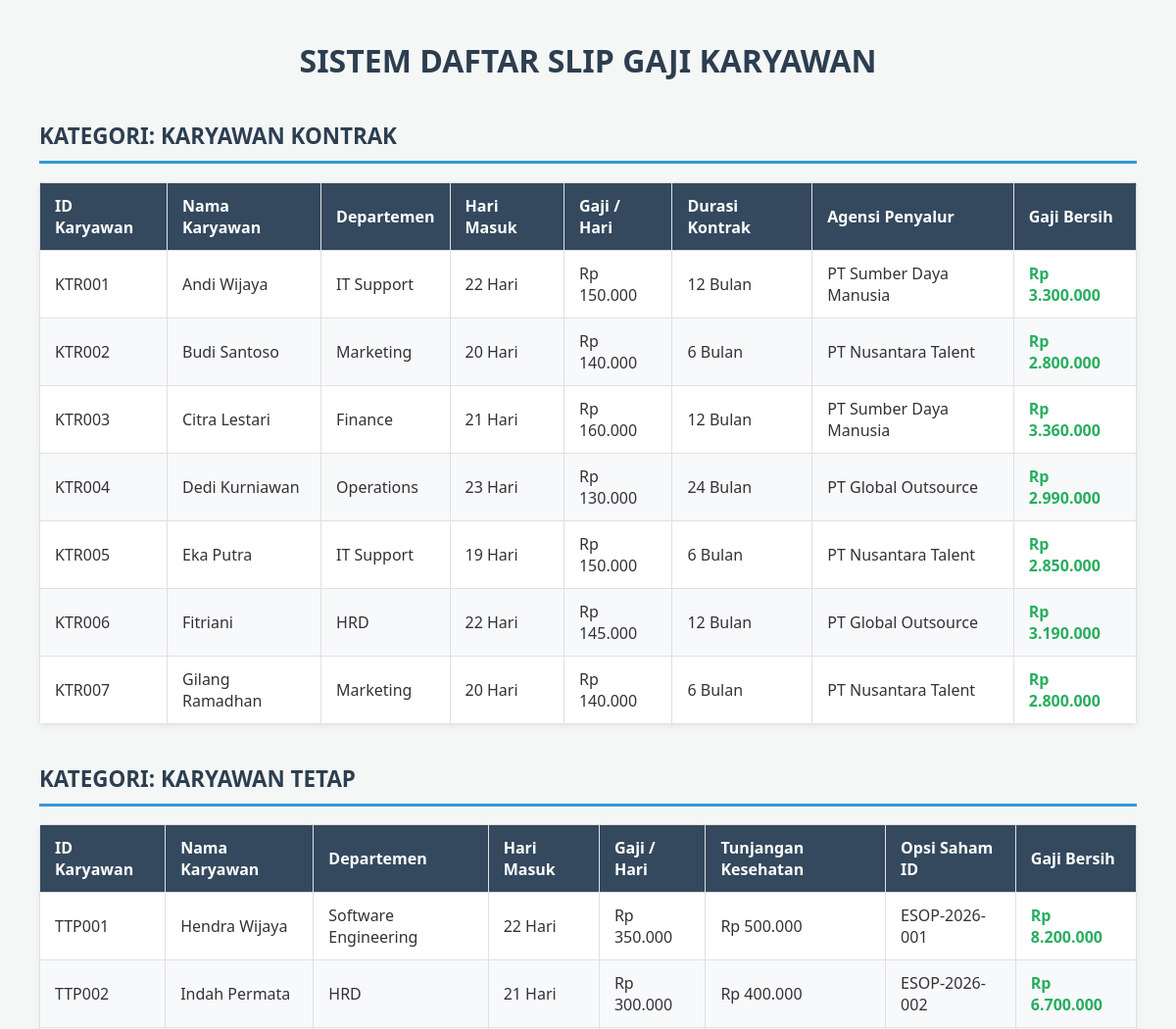
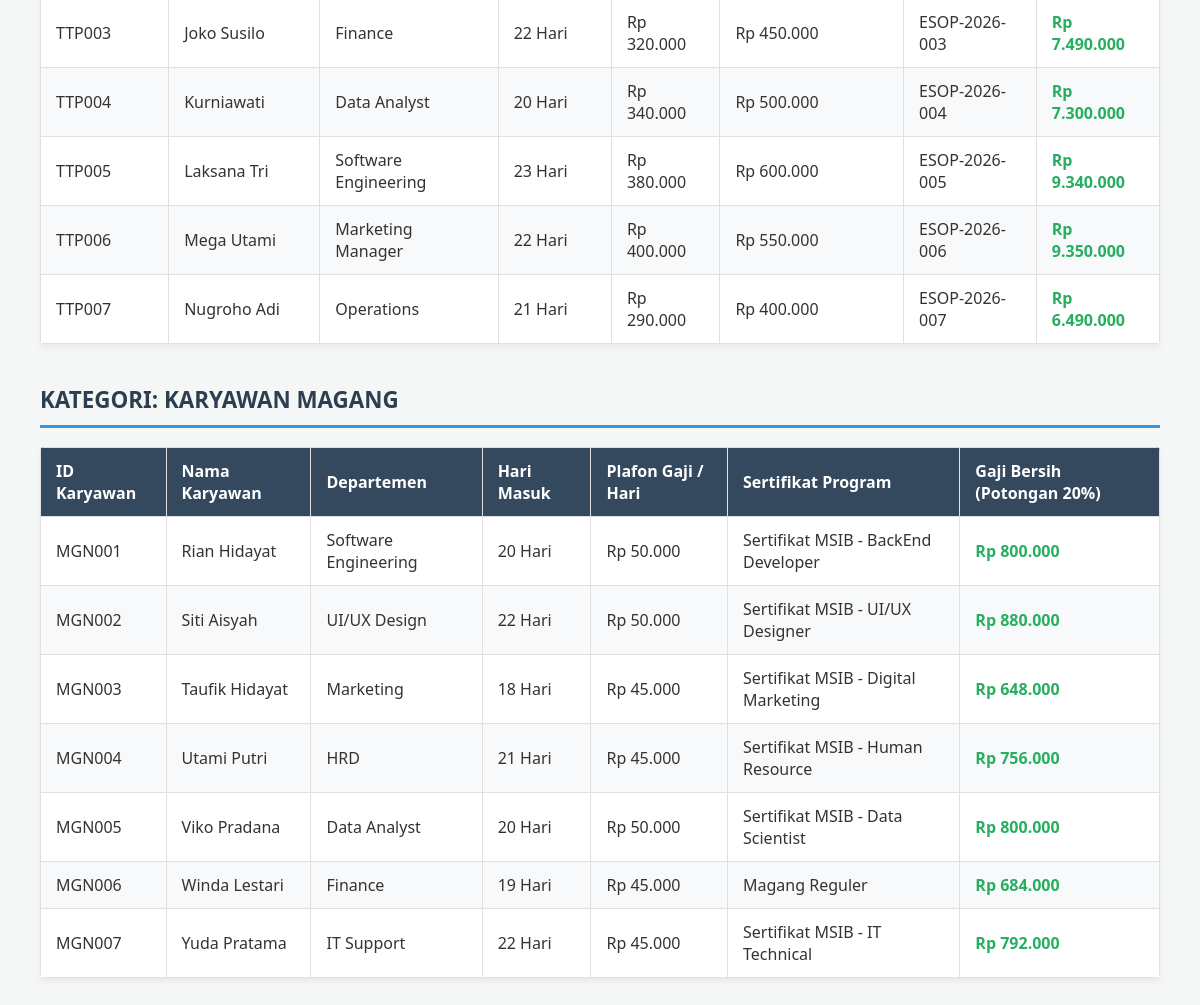
The page / on the database its author committed (2 pictures, top to bottom).
### tables this page shows
CREATE TABLE `tabel_karyawan` (
  `id_karyawan` varchar(10) NOT NULL,
  `nama_karyawan` varchar(100) NOT NULL,
  `departemen` varchar(50) NOT NULL,
  `hari_kerja_masuk` int NOT NULL,
  `gaji_dasar_per_hari` int NOT NULL,
  `jenis_karyawan` enum('kontrak','tetap','magang') NOT NULL,
  `durasi_kontrak_bulan` int DEFAULT NULL,
  `agensi_penyalur` varchar(100) DEFAULT NULL,
  `tunjangan_kesehatan` int DEFAULT NULL,
  `opsi_saham_id` varchar(20) DEFAULT NULL,
  `uang_saku_bulanan` int DEFAULT NULL,
  `sertifikat_kampus_merdeka` varchar(100) DEFAULT NULL
);

### karyawan.php (called while the page is built, shortened)
<?php
abstract class Karyawan {
    public function __construct($id_karyawan, $nama_karyawan, $departemen, $hari_kerja_masuk, $gajiDasarPerHari) {
        $this->hari_kerja_masuk = $hari_kerja_masuk;
        $this->gajiDasarPerHari = $gajiDasarPerHari;
    }
}
?>

### karyawankontrak.php (called while the page is built, shortened)
<?php
require_once 'Karyawan.php';
class KaryawanKontrak extends Karyawan {
    public function hitungGajiBersih() {
        return $this->hari_kerja_masuk * $this->gajiDasarPerHari;
    }
}
?>

### karyawantetap.php (called while the page is built, shortened)
<?php
require_once 'Karyawan.php';
class KaryawanTetap extends Karyawan {
    private $tunjanganKesehatan;
    public function __construct($id_karyawan, $nama_karyawan, $departemen, $hari_kerja_masuk, $gajiDasarPerHari, $tunjanganKesehatan, $opsiSahamID) {
        $this->tunjanganKesehatan = $tunjanganKesehatan;
    }
    public function hitungGajiBersih() {
        return ($this->hari_kerja_masuk * $this->gajiDasarPerHari) + $this->tunjanganKesehatan;
    }
}
?>

### karyawanmagang.php (called while the page is built, shortened)
<?php
require_once 'Karyawan.php';
class KaryawanMagang extends Karyawan {
    public function hitungGajiBersih() {
        return ($this->hari_kerja_masuk * $this->gajiDasarPerHari) * 0.8;
    }
}
?>

### index.php (the view, shortened to what this page needs)
<?php
require_once 'Karyawan.php';
require_once 'karyawankontrak.php';
require_once 'karyawantetap.php';
require_once 'karyawanmagang.php';
$database = new Database();
$db = $database->getConnection();
?>
<!DOCTYPE html>
<html lang="id">
<head>
</head>
<body>
    <h1>SISTEM DAFTAR SLIP GAJI KARYAWAN</h1>
    <h2>Kategori: Karyawan Kontrak</h2>
    <table>
        <thead>
            <tr>
                <th>ID Karyawan</th>
                <th>Nama Karyawan</th>
                <th>Departemen</th>
                <th>Hari Masuk</th>
                <th>Gaji / Hari</th>
                <th>Durasi Kontrak</th>
                <th>Agensi Penyalur</th>
                <th>Gaji Bersih</th>
            </tr>
        </thead>
        <tbody>
            <?php
            $queryKontrak = "SELECT id_karyawan, nama_karyawan, departemen, hari_kerja_masuk, gaji_dasar_per_hari, durasi_kontrak_bulan, agensi_penyalur
                             FROM tabel_karyawan WHERE jenis_karyawan = 'kontrak'";
            $stmtKontrak = $db->prepare($queryKontrak);
            $stmtKontrak->execute();
            while ($row = $stmtKontrak->fetch(PDO::FETCH_ASSOC)) {
                $karyawan = new KaryawanKontrak(
                    $row['id_karyawan'], $row['nama_karyawan'], $row['departemen'],
                    $row['hari_kerja_masuk'], $row['gaji_dasar_per_hari'],
                    $row['durasi_kontrak_bulan'], $row['agensi_penyalur']
                );
                echo "<tr>";
                echo "<td>" . htmlspecialchars($row['id_karyawan']) . "</td>";
                echo "<td>" . htmlspecialchars($row['nama_karyawan']) . "</td>";
                echo "<td>" . htmlspecialchars($row['departemen']) . "</td>";
                echo "<td>" . $row['hari_kerja_masuk'] . " Hari</td>";
                echo "<td>Rp " . number_format($row['gaji_dasar_per_hari'], 0, ',', '.') . "</td>";
                echo "<td>" . $row['durasi_kontrak_bulan'] . " Bulan</td>";
                echo "<td>" . htmlspecialchars($row['agensi_penyalur']) . "</td>";
                echo "<td class='gaji-bersih'>Rp " . number_format($karyawan->hitungGajiBersih(), 0, ',', '.') . "</td>";
                echo "</tr>";
            }
            ?>
        </tbody>
    </table>
    <h2>Kategori: Karyawan Tetap</h2>
    <table>
        <thead>
            <tr>
                <th>ID Karyawan</th>
                <th>Nama Karyawan</th>
                <th>Departemen</th>
                <th>Hari Masuk</th>
                <th>Gaji / Hari</th>
                <th>Tunjangan Kesehatan</th>
                <th>Opsi Saham ID</th>
                <th>Gaji Bersih</th>
            </tr>
        </thead>
        <tbody>
            <?php
            $queryTetap = "SELECT id_karyawan, nama_karyawan, departemen, hari_kerja_masuk, gaji_dasar_per_hari, tunjangan_kesehatan, opsi_saham_id
                           FROM tabel_karyawan WHERE jenis_karyawan = 'tetap'";
            $stmtTetap = $db->prepare($queryTetap);
            $stmtTetap->execute();
            while ($row = $stmtTetap->fetch(PDO::FETCH_ASSOC)) {
                $karyawan = new KaryawanTetap(
                    $row['id_karyawan'], $row['nama_karyawan'], $row['departemen'],
                    $row['hari_kerja_masuk'], $row['gaji_dasar_per_hari'],
                    $row['tunjangan_kesehatan'], $row['opsi_saham_id']
                );
                echo "<tr>";
                echo "<td>" . htmlspecialchars($row['id_karyawan']) . "</td>";
                echo "<td>" . htmlspecialchars($row['nama_karyawan']) . "</td>";
                echo "<td>" . htmlspecialchars($row['departemen']) . "</td>";
                echo "<td>" . $row['hari_kerja_masuk'] . " Hari</td>";
                echo "<td>Rp " . number_format($row['gaji_dasar_per_hari'], 0, ',', '.') . "</td>";
                echo "<td>Rp " . number_format($row['tunjangan_kesehatan'], 0, ',', '.') . "</td>";
                echo "<td>" . htmlspecialchars($row['opsi_saham_id']) . "</td>";
                echo "<td class='gaji-bersih'>Rp " . number_format($karyawan->hitungGajiBersih(), 0, ',', '.') . "</td>";
                echo "</tr>";
            }
            ?>
        </tbody>
    </table>
    <h2>Kategori: Karyawan Magang</h2>
    <table>
        <thead>
            <tr>
                <th>ID Karyawan</th>
                <th>Nama Karyawan</th>
                <th>Departemen</th>
                <th>Hari Masuk</th>
                <th>Plafon Gaji / Hari</th>
                <th>Sertifikat Program</th>
                <th>Gaji Bersih (Potongan 20%)</th>
            </tr>
        </thead>
        <tbody>
            <?php
            $queryMagang = "SELECT id_karyawan, nama_karyawan, departemen, hari_kerja_masuk, gaji_dasar_per_hari, uang_saku_bulanan, sertifikat_kampus_merdeka
                            FROM tabel_karyawan WHERE jenis_karyawan = 'magang'";
            $stmtMagang = $db->prepare($queryMagang);
            $stmtMagang->execute();
            while ($row = $stmtMagang->fetch(PDO::FETCH_ASSOC)) {
                $karyawan = new KaryawanMagang(
                    $row['id_karyawan'], $row['nama_karyawan'], $row['departemen'],
                    $row['hari_kerja_masuk'], $row['gaji_dasar_per_hari'],
                    $row['uang_saku_bulanan'], $row['sertifikat_kampus_merdeka']
                );
                echo "<tr>";
                echo "<td>" . htmlspecialchars($row['id_karyawan']) . "</td>";
                echo "<td>" . htmlspecialchars($row['nama_karyawan']) . "</td>";
                echo "<td>" . htmlspecialchars($row['departemen']) . "</td>";
                echo "<td>" . $row['hari_kerja_masuk'] . " Hari</td>";
                echo "<td>Rp " . number_format($row['gaji_dasar_per_hari'], 0, ',', '.') . "</td>";
                echo "<td>" . ($row['sertifikat_kampus_merdeka'] ? htmlspecialchars($row['sertifikat_kampus_merdeka']) : 'Magang Reguler') . "</td>";
                echo "<td class='gaji-bersih'>Rp " . number_format($karyawan->hitungGajiBersih(), 0, ',', '.') . "</td>";
                echo "</tr>";
            }
            ?>
        </tbody>
    </table>
</body>
</html>

### index.php (style rules this page uses)
body { font-family: 'Segoe UI', Tahoma, Geneva, Verdana, sans-serif; margin: 40px; background-color: #f4f7f6; color: #333; }
h1 { text-align: center; color: #2c3e50; margin-bottom: 30px; }
h2 { color: #2c3e50; margin-top: 40px; border-bottom: 3px solid #3498db; padding-bottom: 10px; text-transform: uppercase; font-size: 1.4rem; }
table { width: 100%; border-collapse: collapse; margin-top: 15px; background: #fff; box-shadow: 0 4px 6px rgba(0,0,0,0.05); border-radius: 4px; overflow: hidden; }
th, td { padding: 12px 15px; text-align: left; border: 1px solid #e0e0e0; }
th { background-color: #34495e; color: white; font-weight: 600; }
tr:nth-child(even) { background-color: #f8f9fa; }
.gaji-bersih { font-weight: bold; color: #27ae60; }

### rows shown on the page
tabel_karyawan: id_karyawan "KTR001", nama_karyawan "Andi Wijaya", departemen "IT Support", hari_kerja_masuk "22", gaji_dasar_per_hari "150.000", durasi_kontrak_bulan "12", agensi_penyalur "PT Sumber Daya Manusia", $karyawan->hitungGajiBersih() "3.300.000"
tabel_karyawan: id_karyawan "KTR002", nama_karyawan "Budi Santoso", departemen "Marketing", hari_kerja_masuk "20", gaji_dasar_per_hari "140.000", durasi_kontrak_bulan "6", agensi_penyalur "PT Nusantara Talent", $karyawan->hitungGajiBersih() "2.800.000"
tabel_karyawan: id_karyawan "KTR003", nama_karyawan "Citra Lestari", departemen "Finance", hari_kerja_masuk "21", gaji_dasar_per_hari "160.000", durasi_kontrak_bulan "12", agensi_penyalur "PT Sumber Daya Manusia", $karyawan->hitungGajiBersih() "3.360.000"
tabel_karyawan: id_karyawan "KTR004", nama_karyawan "Dedi Kurniawan", departemen "Operations", hari_kerja_masuk "23", gaji_dasar_per_hari "130.000", durasi_kontrak_bulan "24", agensi_penyalur "PT Global Outsource", $karyawan->hitungGajiBersih() "2.990.000"
tabel_karyawan: id_karyawan "KTR005", nama_karyawan "Eka Putra", departemen "IT Support", hari_kerja_masuk "19", gaji_dasar_per_hari "150.000", durasi_kontrak_bulan "6", agensi_penyalur "PT Nusantara Talent", $karyawan->hitungGajiBersih() "2.850.000"
tabel_karyawan: id_karyawan "KTR006", nama_karyawan "Fitriani", departemen "HRD", hari_kerja_masuk "22", gaji_dasar_per_hari "145.000", durasi_kontrak_bulan "12", agensi_penyalur "PT Global Outsource", $karyawan->hitungGajiBersih() "3.190.000"
tabel_karyawan: id_karyawan "KTR007", nama_karyawan "Gilang Ramadhan", departemen "Marketing", hari_kerja_masuk "20", gaji_dasar_per_hari "140.000", durasi_kontrak_bulan "6", agensi_penyalur "PT Nusantara Talent", $karyawan->hitungGajiBersih() "2.800.000"
tabel_karyawan: id_karyawan "TTP001", nama_karyawan "Hendra Wijaya", departemen "Software Engineering", hari_kerja_masuk "22", gaji_dasar_per_hari "350.000", tunjangan_kesehatan "500.000", opsi_saham "ESOP-2026-001", $karyawan->hitungGajiBersih() "8.200.000"
tabel_karyawan: id_karyawan "TTP002", nama_karyawan "Indah Permata", departemen "HRD", hari_kerja_masuk "21", gaji_dasar_per_hari "300.000", tunjangan_kesehatan "400.000", opsi_saham "ESOP-2026-002", $karyawan->hitungGajiBersih() "6.700.000"
tabel_karyawan: id_karyawan "TTP003", nama_karyawan "Joko Susilo", departemen "Finance", hari_kerja_masuk "22", gaji_dasar_per_hari "320.000", tunjangan_kesehatan "450.000", opsi_saham "ESOP-2026-003", $karyawan->hitungGajiBersih() "7.490.000"
tabel_karyawan: id_karyawan "TTP004", nama_karyawan "Kurniawati", departemen "Data Analyst", hari_kerja_masuk "20", gaji_dasar_per_hari "340.000", tunjangan_kesehatan "500.000", opsi_saham "ESOP-2026-004", $karyawan->hitungGajiBersih() "7.300.000"
tabel_karyawan: id_karyawan "TTP005", nama_karyawan "Laksana Tri", departemen "Software Engineering", hari_kerja_masuk "23", gaji_dasar_per_hari "380.000", tunjangan_kesehatan "600.000", opsi_saham "ESOP-2026-005", $karyawan->hitungGajiBersih() "9.340.000"
tabel_karyawan: id_karyawan "TTP006", nama_karyawan "Mega Utami", departemen "Marketing Manager", hari_kerja_masuk "22", gaji_dasar_per_hari "400.000", tunjangan_kesehatan "550.000", opsi_saham "ESOP-2026-006", $karyawan->hitungGajiBersih() "9.350.000"
tabel_karyawan: id_karyawan "TTP007", nama_karyawan "Nugroho Adi", departemen "Operations", hari_kerja_masuk "21", gaji_dasar_per_hari "290.000", tunjangan_kesehatan "400.000", opsi_saham "ESOP-2026-007", $karyawan->hitungGajiBersih() "6.490.000"
tabel_karyawan: id_karyawan "MGN001", nama_karyawan "Rian Hidayat", departemen "Software Engineering", hari_kerja_masuk "20", gaji_dasar_per_hari "50.000", sertifikat_kampus_merdeka "Sertifikat MSIB - BackEnd Developer", $karyawan->hitungGajiBersih() "800.000"
tabel_karyawan: id_karyawan "MGN002", nama_karyawan "Siti Aisyah", departemen "UI/UX Design", hari_kerja_masuk "22", gaji_dasar_per_hari "50.000", sertifikat_kampus_merdeka "Sertifikat MSIB - UI/UX Designer", $karyawan->hitungGajiBersih() "880.000"
tabel_karyawan: id_karyawan "MGN003", nama_karyawan "Taufik Hidayat", departemen "Marketing", hari_kerja_masuk "18", gaji_dasar_per_hari "45.000", sertifikat_kampus_merdeka "Sertifikat MSIB - Digital Marketing", $karyawan->hitungGajiBersih() "648.000"
tabel_karyawan: id_karyawan "MGN004", nama_karyawan "Utami Putri", departemen "HRD", hari_kerja_masuk "21", gaji_dasar_per_hari "45.000", sertifikat_kampus_merdeka "Sertifikat MSIB - Human Resource", $karyawan->hitungGajiBersih() "756.000"
tabel_karyawan: id_karyawan "MGN005", nama_karyawan "Viko Pradana", departemen "Data Analyst", hari_kerja_masuk "20", gaji_dasar_per_hari "50.000", sertifikat_kampus_merdeka "Sertifikat MSIB - Data Scientist", $karyawan->hitungGajiBersih() "800.000"
tabel_karyawan: id_karyawan "MGN006", nama_karyawan "Winda Lestari", departemen "Finance", hari_kerja_masuk "19", gaji_dasar_per_hari "45.000", shows "Magang Reguler", $karyawan->hitungGajiBersih() "684.000"
tabel_karyawan: id_karyawan "MGN007", nama_karyawan "Yuda Pratama", departemen "IT Support", hari_kerja_masuk "22", gaji_dasar_per_hari "45.000", sertifikat_kampus_merdeka "Sertifikat MSIB - IT Technical", $karyawan->hitungGajiBersih() "792.000"
